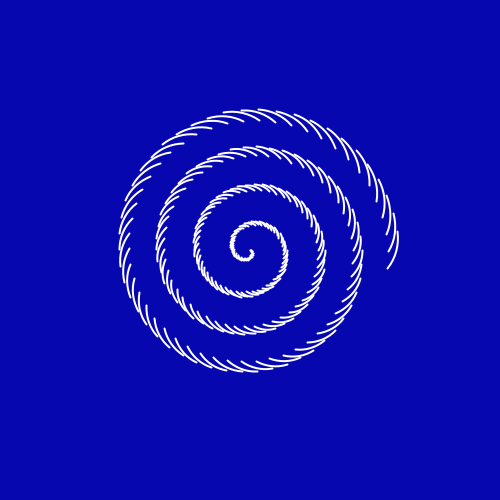
Frame 1 (no input)
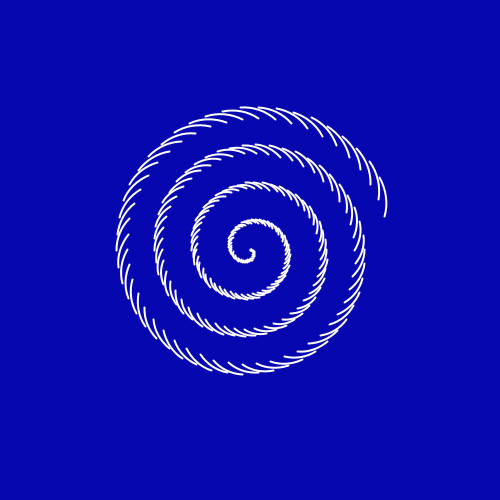
Frame 60 (the mouse pressed at the canvas centre just before this capture)
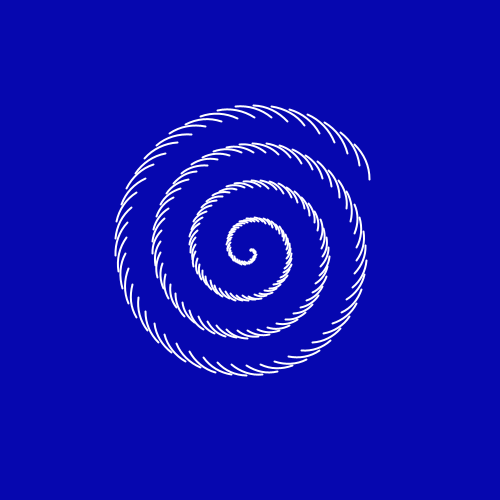
Frame 120 (the mouse held since frame 60 and released just before this capture)

The Processing sketch that drew these frames (run headless with seeded random() and noise(); from frame 60 on, the mouse is pressed at the canvas centre):

// Processing sketch: sketch_10122017
// ── sketch_10122017.pde
float angle = 0;
float speed = 0.1;

void setup(){
  size(500,500);
  smooth();
  noFill();
  stroke(255);
  strokeWeight(2);
}

void draw(){
  background(6,7,175);
  translate(width/2, height/2);
  rotate(angle);
  for(int i = 0; i < 200; i++){
    float angle = map(i, 0, 200, 0, TWO_PI * 4);
    float x = (i/2) * cos(angle);
    float y = (i/2) * sin(angle);
    pushMatrix();
    arc(x,y,0.5*i,0.5*i, angle,angle + 0.8);
    popMatrix();
  }
  
  angle+=speed;
}
